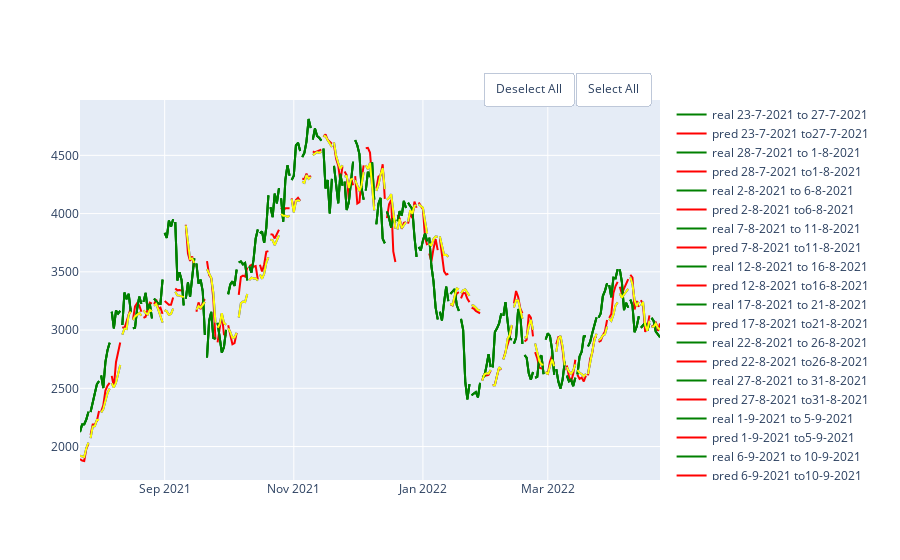

The notebook cell saved with this chart:
### Code cell
rf_auto = RandomForestRegressor(random_state=10,criterion='mae', max_depth=5, max_features='auto')
rf_sqrt = RandomForestRegressor(random_state=10,criterion='mae', max_depth=5, max_features='sqrt')
rf_log2 = RandomForestRegressor(random_state=10,criterion='mae', max_depth=5,max_features='log2' )
df = pd.DataFrame(columns = ['MAE', 'MSE','RMSE', 'R2'], index = ['auto','sqrt', 'log2'])
show_results(df, df_eth,'close',100,5,rf_auto, rf_sqrt,rf_log2)
